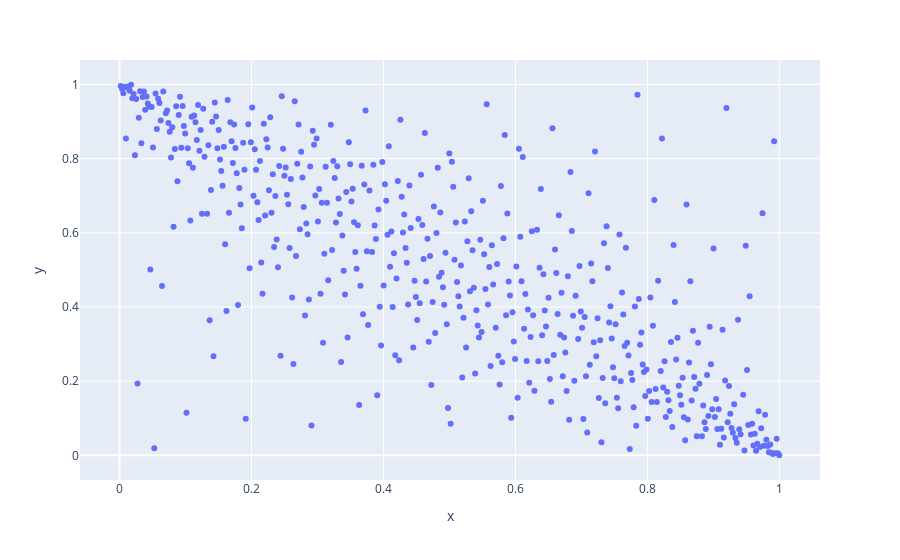

Write notebook code for a chart like this one.
### Code cell
bicop_2_3_conditioned_on_1 = pv.Bicop(
    family=pv.BicopFamily.student, 
    rotation=0,
    parameters=[-0.8, 2]
)
bicop_2_3_conditioned_on_1_sims = bicop_2_3_conditioned_on_1.simulate(
    n=500,
    qrng=True
)
px.scatter(
    x=bicop_2_3_conditioned_on_1_sims[:, 0],
    y=bicop_2_3_conditioned_on_1_sims[:, 1]
)

### Figure 1 — Plotly figure (JSON) as saved in the notebook; plotly's stock layout.template omitted (floating-point values rounded to 4 significant figures; data arrays with more than 128 entries replaced by an {"elided": "..."} marker saying what was removed)
{"data": [{"hovertemplate": "x=%{x}<br>y=%{y}<extra></extra>", "legendgroup": "", "marker": {"color": "#636efa", "symbol": "circle"}, "mode": "markers", "name": "", "orientation": "v", "showlegend": false, "type": "scatter", "x": {"elided": "500 float values"}, "xaxis": "x", "y": {"elided": "500 float values"}, "yaxis": "y"}], "layout": {"legend": {"tracegroupgap": 0}, "margin": {"t": 60}, "xaxis": {"anchor": "y", "domain": [0, 1], "title": {"text": "x"}}, "yaxis": {"anchor": "x", "domain": [0, 1], "title": {"text": "y"}}}}
